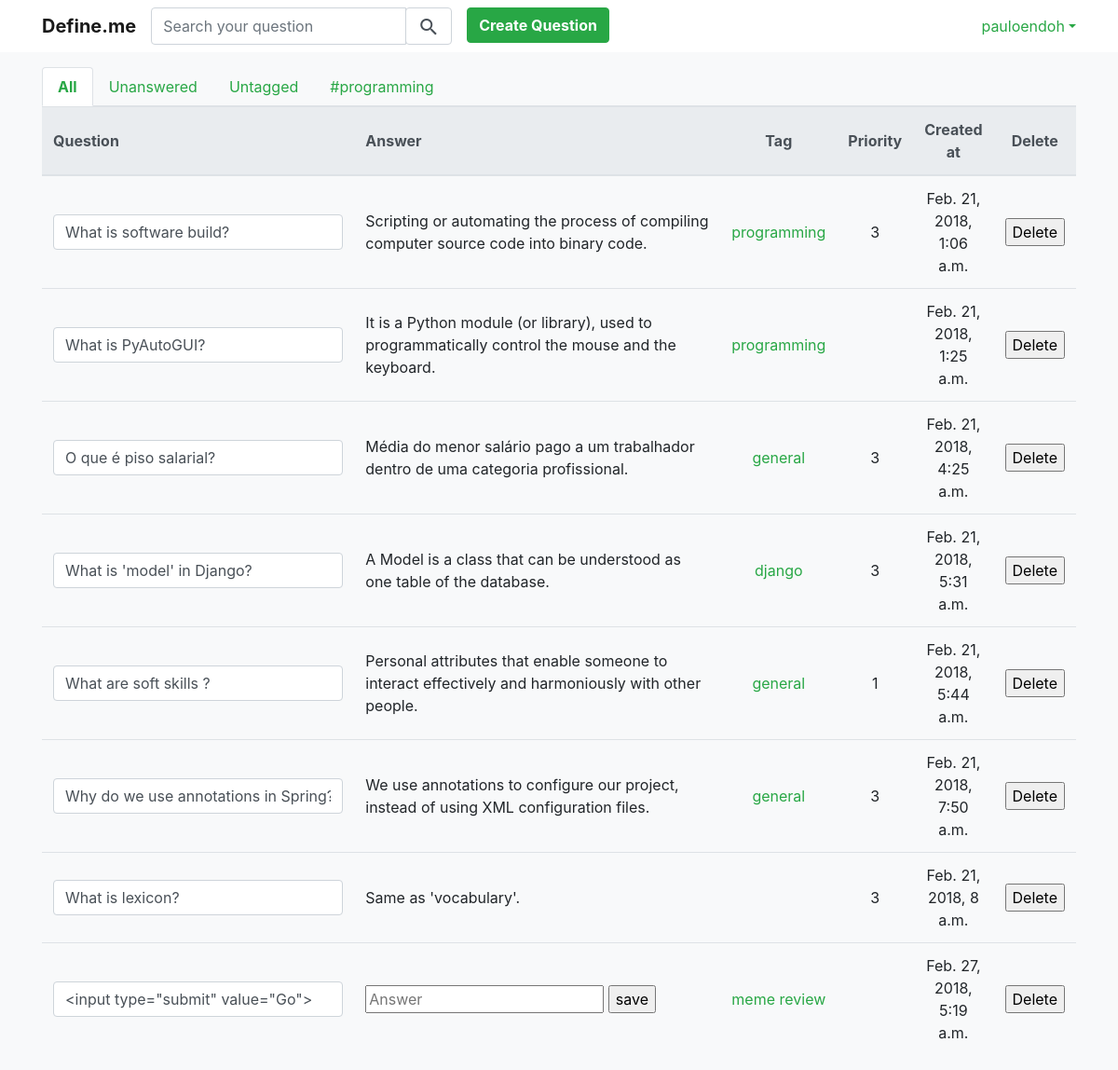
/ (signed in), run on the app's committed database.
### core/models.py (models this page shows)
class Question(models.Model):
    user = models.ForeignKey(User, on_delete=models.CASCADE)
    q = models.TextField(null=False)
    a = models.TextField(null=True, blank=True)
    tag = models.CharField(max_length=30, null=False)
    priority = models.FloatField(
        validators=[MinValueValidator(1), MaxValueValidator(3)], null=True, blank=True)
    created_at = models.DateTimeField(auto_now_add=True)

### core/views.py (the view, shortened to what this page needs)
# urls.py: path('', views.index, name='index'),
def index(request):
    user = User.objects.get(id=request.user.id)
    if request.method == 'POST':
        question_id = request.POST.get("id")
        answer = request.POST.get('a')
        question = Question.objects.get(id=question_id)
        question.a = answer
        question.save()
    questions = Question.objects.filter(user=user)
    return render(request, 'home.html', {"questions": questions})

### core/templates/home.html (shortened to what this page needs)
{% extends 'base.html' %}
{% block content %}
{% if questions %}
<div class="pt-3 container">
    <ul class="nav nav-tabs">
        <li class="nav-item"><a class="nav-link text-success font-weight-bold active" href="#">All </a></li>
        <li class="nav-item"><a class="nav-link text-success" href="#">Unanswered</a></li>
        <li class="nav-item"><a class="nav-link text-success" href="#">Untagged</a></li>
        <li class="nav-item"><a class="nav-link text-success" href="#">#programming</a></li>
    </ul>
    <table class="table">
        <thead class="thead-light">
        <tr>
            <th class="align-middle" style="width: 40%;">Question</th>
            <th class="align-middle" style="width: 40%;">Answer</th>
            <th class="text-center align-middle" style="width:5%;">Tag</th>
            <th class="text-center align-middle" style="width:5%;">Priority</th>
            <th class="text-center align-middle" style="width:5%;">Created at</th>
            <th class="text-center align-middle" style="width:5%;">Delete</th>
        </tr>
        </thead>
        {% for question in questions %}
        <tr>
            <td class="align-middle">
                <form class="update-question-form">
                    <input class="form-control" type="text" value="{{ question.q }}"/>
                </form>
            </td>
            <td class="align-middle">
                {% if not question.a %}
                <form method="post">
                    <input type="text" name="a" placeholder="Answer"/>
                    <input type="submit" value="save"/>
                </form>
                {% endif %}
                {{ question.a }}
            </td>
            <td class="text-center align-middle">
                {% if question.tag %}
                <a class="text-success" href="{% url 'show_tag' question.tag %}">
                    {{ question.tag }}
                </a>
                {% endif %}
            </td>
            <td class="text-center align-middle">{{ question.priority|floatformat }}</td>
            <td class="text-center align-middle">{{ question.created_at }}</td>
            <td class="text-center align-middle">
                <form method='post' action="{% url 'delete_question' %}">
                    <input name="submit" type="submit" value="Delete">
                </form>
            </td>
        </tr>
        {% endfor %}
    </table>
</div>
{% endif %}
{% endblock %}

### core/templates/base.html (shortened to what this page needs)
{% load staticfiles %}
<!DOCTYPE html>
<html lang="en">
<head>
    <link rel="stylesheet" href="{% static 'styles/bootstrap.css' %}">
    <link href="{% static 'styles/main.css' %}" rel="stylesheet">
</head>
<body class="bg-light">
{% if request.user.is_authenticated %}
<nav class="navbar navbar-expand-sm bg-white navbar-light">
    <div class="container">
        <ul class="navbar-nav mr-auto">
            <li class="nav-item">
                <a class="navbar-brand font-weight-bold" href="{% url 'index' %}">Define.me</a>
            </li>
            <li class="nav-item">
                <form class="form-inline" method="get" action="{% url 'search_question' %}">
                    <div class="input-group">
                        <input type="text" class="form-control" name="q" placeholder="Search your question"/>
                        <div class="input-group-append">
                            <button class="form-control"><i class="material-icons align-middle">search</i></button>
                        </div>
                    </div>
                </form>
            </li>
            <div class="pl-3">
                <li class="nav-item">
                    <a class="" href="{% url 'create_question' %}">
                        <button type="button" class="btn btn-success rounded font-weight-bold">Create Question</button>
                    </a>
                </li>
            </div>
        </ul>
        <ul class="navbar-nav">
            <li class="nav-item dropdown">
                <a class="nav-lnk dropdown-toggle no-underline text-success" href="#" id="navbardrop" data-toggle="dropdown">{{ request.user.username }}</a>
            </li>
        </ul>
    </div>
</nav>
{% endif %}
{% block content %}{% endblock %}
</body>
</html>

### data on the page
Question: q "What is software build?", a "Scripting or automating the process of compiling computer source code into binary code.", tag "programming", priority "3", created_at "Feb. 21, 2018, 1:06 a.m."
Question: q "What is PyAutoGUI?", a "It is a Python module (or library), used to programmatically control the mouse and the keyboard.", tag "programming", created_at "Feb. 21, 2018, 1:25 a.m."
Question: q "O que é piso salarial?", a "Média do menor salário pago a um trabalhador dentro de uma categoria profissional.", tag "general", priority "3", created_at "Feb. 21, 2018, 4:25 a.m."
Question: q "What is 'model' in Django?", a "A Model is a class that can be understood as one table of the database.", tag "django", priority "3", created_at "Feb. 21, 2018, 5:31 a.m."
Question: q "What are soft skills ?", a "Personal attributes that enable someone to interact effectively and harmoniously with other people.", tag "general", priority "1", created_at "Feb. 21, 2018, 5:44 a.m."
Question: q "Why do we use annotations in Spring?", a "We use annotations to configure our project, instead of using XML configuration files.", tag "general", priority "3", created_at "Feb. 21, 2018, 7:50 a.m."
Question: q "What is lexicon?", a "Same as 'vocabulary'.", priority "3", created_at "Feb. 21, 2018, 8 a.m."
Question: q "<input type=\"submit\" value=\"Go\">", tag "meme review", created_at "Feb. 27, 2018, 5:19 a.m."

### other printed values
{{ request.user.username }} "pauloendoh"
